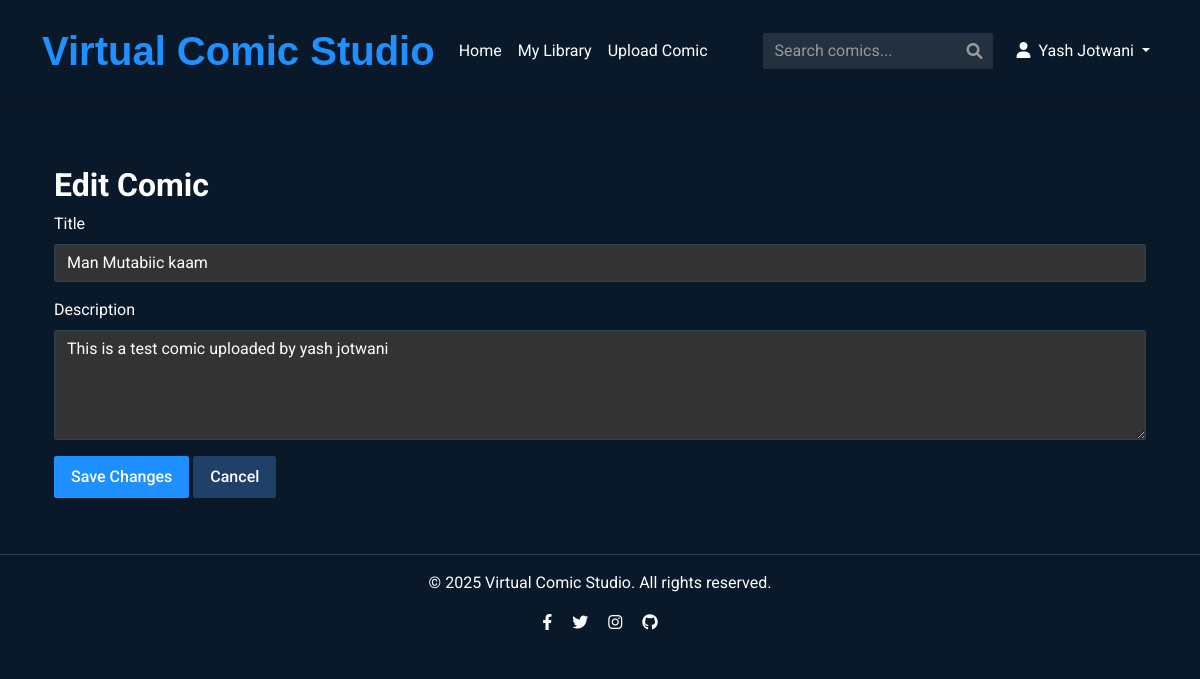
/edit_comic/6 (signed in), run on an earlier commit of the app's database.
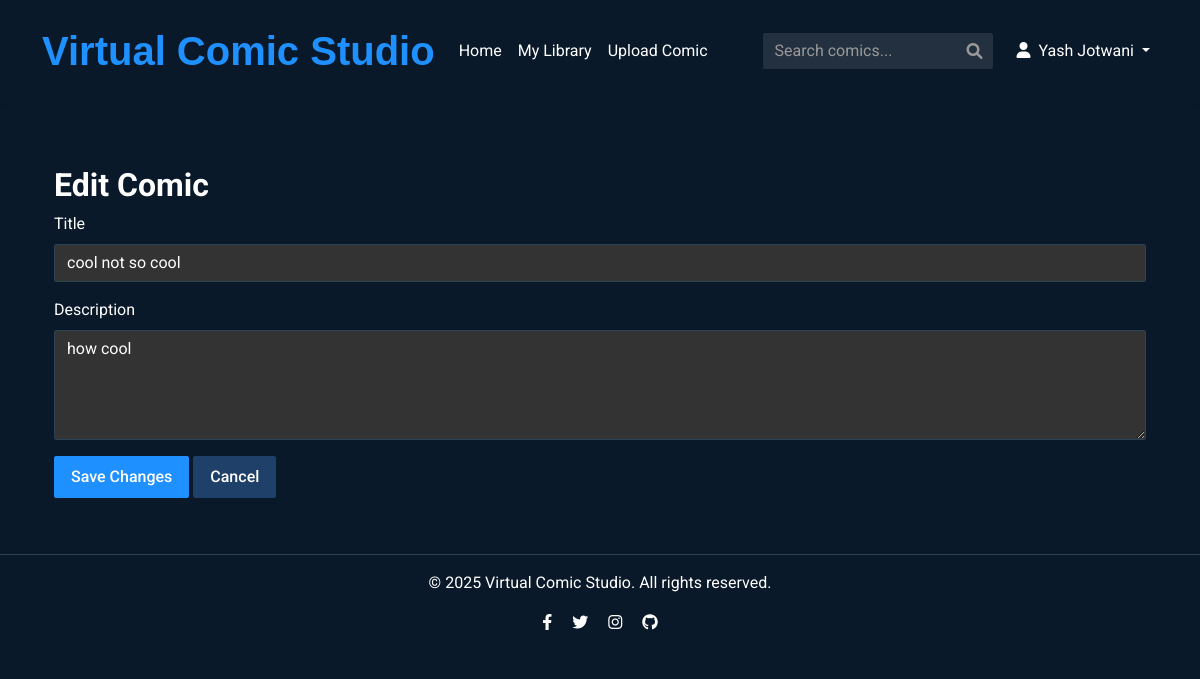
And on a later commit of the database.
### models.py (models this page shows, shortened)
class Comic(db.Model):
    id = db.Column(db.Integer, primary_key=True)
    title = db.Column(db.String(100), nullable=False)
    description = db.Column(db.Text, nullable=False)
    filename = db.Column(db.String(255), nullable=False, unique=True)
    owner_id = db.Column(db.Integer, db.ForeignKey('user.id'), nullable=False)
    upload_date = db.Column(db.DateTime, default=datetime.datetime.utcnow)
    views = db.Column(db.Integer, default=0)
    logo_id = db.Column(db.Integer, default=1) # Logo ID (1-5)
    reviews = db.relationship('Review', backref='comic', lazy='dynamic', cascade='all, delete-orphan')

### routes.py (the view)
@app.route('/edit_comic/<int:comic_id>', methods=['GET', 'POST'])
@login_required
def edit_comic(comic_id):
    comic = Comic.query.get(comic_id)
    if not comic:
        flash("Comic not found!", "danger")
        return redirect(url_for("profile"))
    if comic.owner_id != current_user.id:
        flash("Unauthorized action!", "danger")
        return redirect(url_for("profile"))
    if request.method == 'POST':
        comic.title = request.form.get('title')
        comic.description = request.form.get('description')
        db.session.commit()
        flash("Comic updated successfully!", "success")
        return redirect(url_for("comic_details", comic_id=comic.id))
    return render_template('edit_comic.html', comic=comic)

### app.py (called while the page is built)
@login_manager.user_loader
def load_user(user_id):
    return User.query.get(int(user_id))

### templates/edit_comic.html (shortened to what this page needs)
{% extends "layout.html" %}  {% block content %}
<div class="container mt-4">
  <h2>Edit Comic</h2>
  <form method="post" action="{{ url_for('edit_comic', comic_id=comic.id) }}">
    <div class="mb-3">
      <label class="form-label">Title</label>
      <input
        type="text"
        name="title"
        class="form-control"
        value="{{ comic.title }}"
        required
      />
    </div>
    <div class="mb-3">
      <label class="form-label">Description</label>
      <textarea name="description" class="form-control" rows="4" required>
{{ comic.description }}</textarea
      >
    </div>
    <button type="submit" class="btn btn-primary">Save Changes</button>
    <a
      href="{{ url_for('comic_details', comic_id=comic.id) }}"
      class="btn btn-secondary"
      >Cancel</a
    >
  </form>
</div>
{% endblock %}

What changed in the data, as far as the page shows it:
changed Comic: title "Man Mutabiic kaam" → "cool not so cool"; description "This is a test comic uploaded by yash jotwani" → "how cool"
